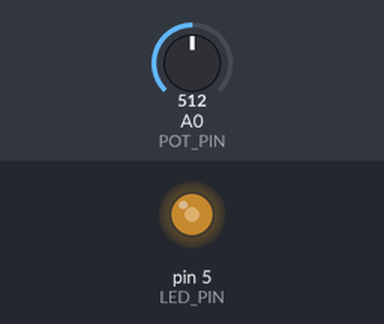
Simulated run of this sketch. Board: Arduino Uno, built with avr-gcc and run on an emulated ATmega328P. Shown: output pins drawn as LEDs (lit = HIGH). Inputs (shaded band) come from the test bench; at power-on: A0 (POT_PIN) = 512.

Above: at 1.2 s.
1.3 s: A0 (POT_PIN) set to 716
At 2.4 s:
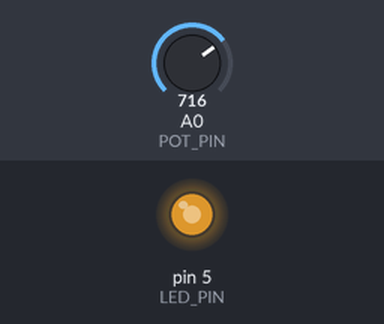
2.8 s: A0 (POT_PIN) set to 900
At 3.7 s:
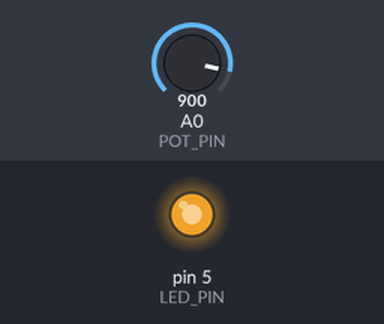
4.3 s: A0 (POT_PIN) set to 122
At 4.7 s:
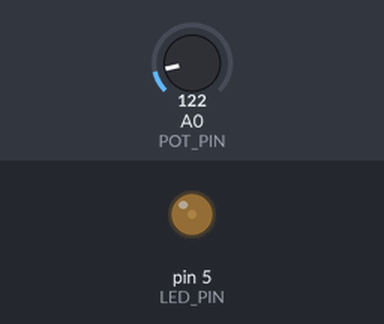
5.8 s: A0 (POT_PIN) set to 0
At 7.0 s:
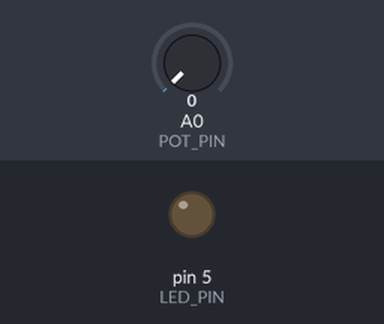
7.3 s: A0 (POT_PIN) set to 511
At 8.2 s:
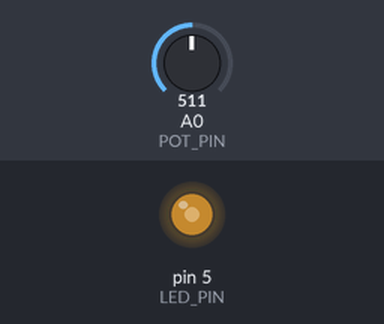
Timing chart, 0 to 9.8 s (numbered marks = the images above; inputs shaded):
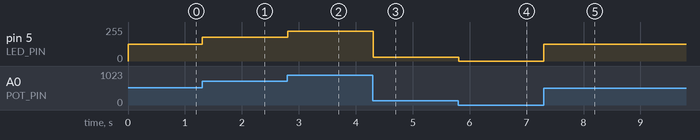

Measured:
- after the input at 1.3 s, pin 5 (LED_PIN): 127/255 → 178/255 at once
- after the input at 2.8 s, pin 5 (LED_PIN): 178/255 → 224/255 at once
- after the input at 4.3 s, pin 5 (LED_PIN): 224/255 → 30/255 at once
- after the input at 5.8 s, pin 5 (LED_PIN): 30/255 → 0/255 at once
- after the input at 7.3 s, pin 5 (LED_PIN): 0/255 → 127/255 at once

The sketch:

Assignment_3_Task_4_Code.ino
```cpp
#define LED_PIN 5     // PWM pin
#define POT_PIN A0    // Analog input

void setup() {
  pinMode(LED_PIN, OUTPUT);
}

void loop() {
  // Read potentiometer (0–1023)
  int potValue = analogRead(POT_PIN);

  // Map to PWM range (0–255)
  int pwmValue = map(potValue, 0, 1023, 0, 255);

  // Output PWM
  analogWrite(LED_PIN, pwmValue);
  delay(10);
}
```
